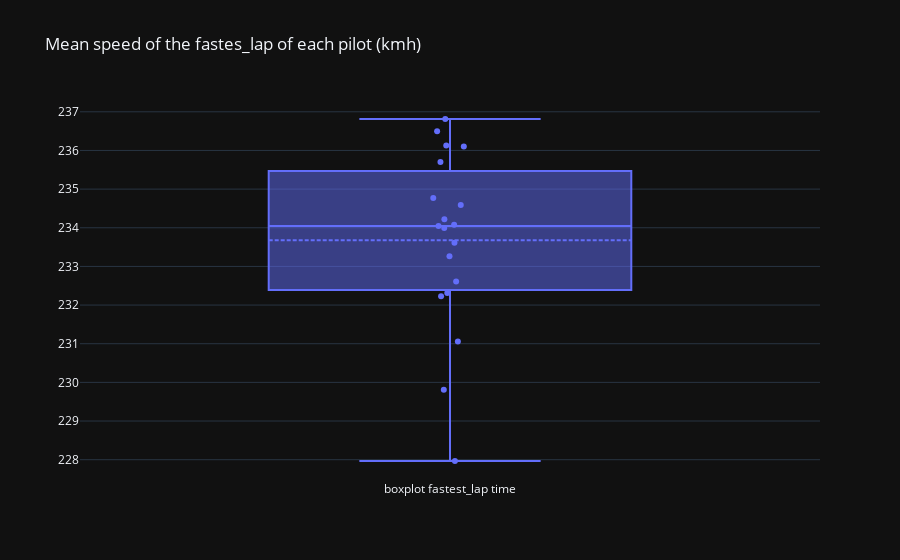

Notebook source saved alongside this figure:
### Code cell
fig = go.Figure(layout=go.Layout(title="Mean speed of the fastes_lap of each pilot (kmh)", template="plotly_dark"))
fig.add_trace(go.Box(y=last_gp["avg_speed"], name="boxplot fastest_lap time", boxpoints="all", jitter=0.1, pointpos=0, boxmean=True, text=last_gp["pilot"]))

### Figure 1 — Plotly figure (JSON) as saved in the notebook; plotly's stock layout.template omitted (floating-point values rounded to 4 significant figures)
{"data": [{"boxmean": true, "boxpoints": "all", "jitter": 0.1, "name": "boxplot fastest_lap time", "pointpos": 0, "text": ["ver", "ham", "alo", "str", "per", "nor", "hul", "pia", "zho", "tsu", "bot", "sai", "gas", "oco", "dev", "sar", "mag", "rus", "alb", "lec"], "type": "box", "y": [236.5, 235.7, 236.1, 234.8, 236.8, 234.1, 234.2, 233.6, 232.2, 232.3, 231.1, 236.1, 234.6, 234.0, 234.0, 233.3, 232.6, 229.8, 228.0, null]}], "layout": {"title": {"text": "Mean speed of the fastes_lap of each pilot (kmh)"}}}
